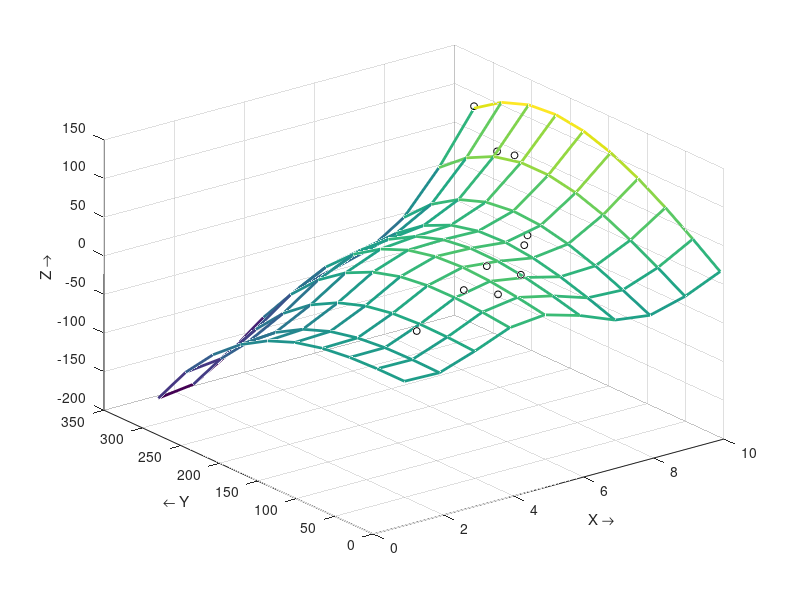

Write MATLAB code to recreate this figure.
% Surface fit, z = f(x,y) (use "lsqcurvefit")
% http://www.mathworks.com/matlabcentral/answers/99275

clear all;
close all
clc;


%% ================================================================== %%
% raw data
xdata = [3.6 7.7 9.3 4.1 8.6 2.8 1.3 7.9 10.0 5.4];
ydata = [16.5 150.6 263.1 24.7 208.5 9.9 2.7 163.9 325.0 54.3];
zdata = [95.09 23.11 60.63 48.59 89.12 76.97 45.68 1.84 82.17 44.47];


%% ================================================================== %%
input(1,:,1) = xdata;
input(1,:,2) = ydata;

% Create Objective Function: 
mysurface = @(a,data) a(1)*data(:,:,2).*data(:,:,1).^2 + a(2)*sin(data(:,:,1)) + a(3)*data(:,:,2).^3;

% Do Regression:
a0 = [10 10 10]; % Starting guess
[a, resnorm] = lsqcurvefit(mysurface, a0, input, zdata);

% Calculate Fitted Surface:
x_grid = linspace(1, 10, 10);
y_grid = linspace(5, 325, 10);
[X,Y] = meshgrid(x_grid, y_grid);
XY(:,:,1) = X;
XY(:,:,2) = Y;
Z = mysurface(a,XY);

figure(1); clf;
plot3(xdata, ydata, zdata, 'ko', 'markersize', 5); % Original Data
hold on;
mesh(X, Y, Z, 'facecolor', 'none', 'linewidth', 2); % Fitted Surface
xlabel('X \rightarrow');
ylabel('\leftarrow Y');
zlabel('Z \rightarrow');
grid on;

